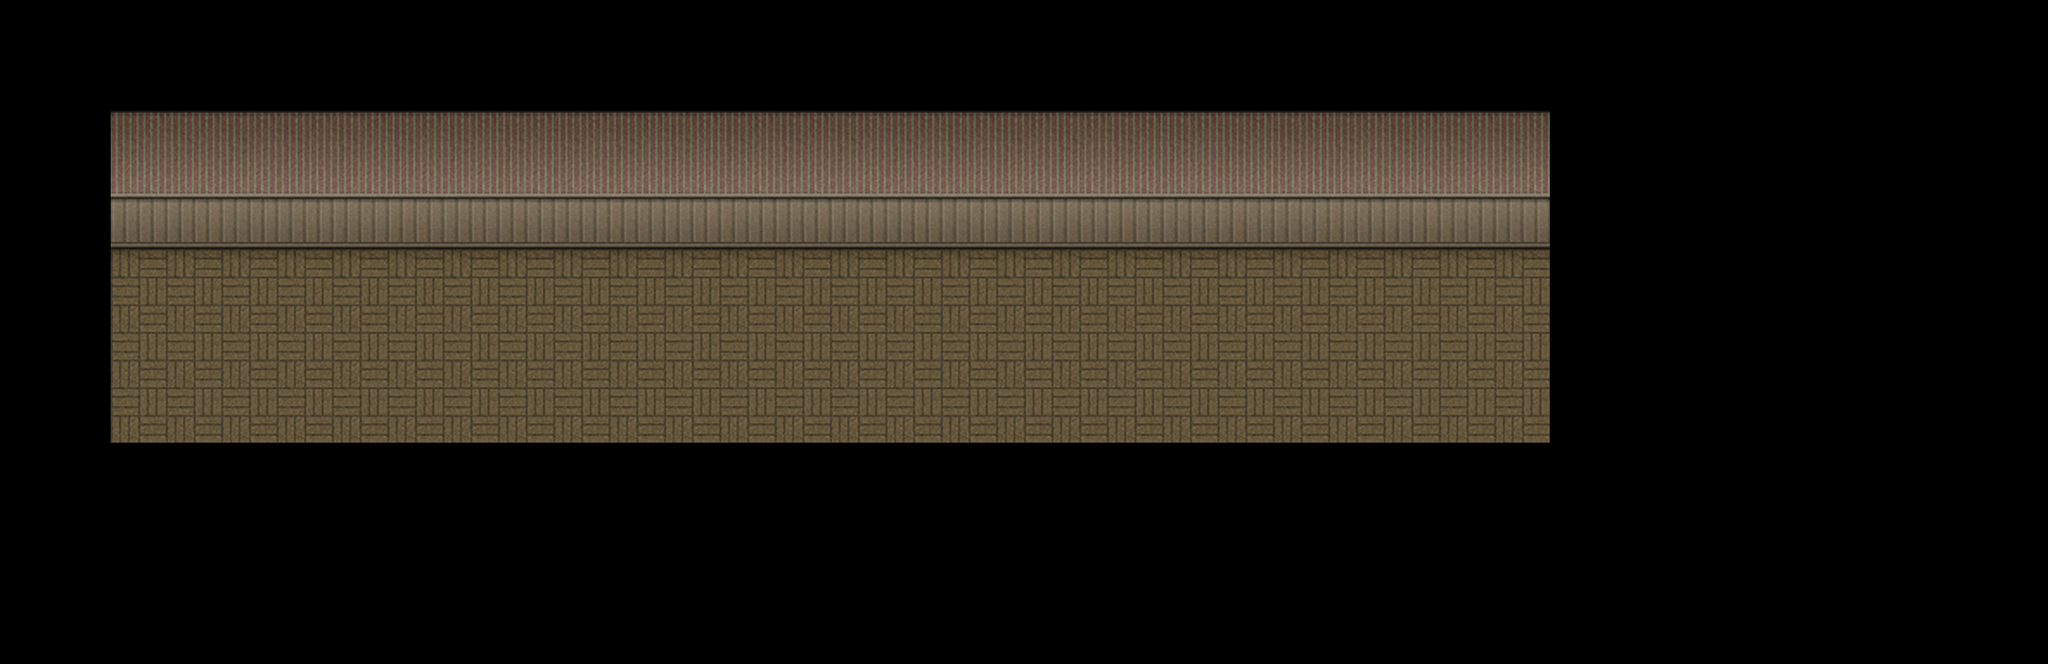

This game map was drawn from its Tiled (.tmx) file and the tilesets committed beside it. A one-line description and the trimmed map source follow:
An orthogonal 37x12 tile map with 64x64 px tiles, 2 tile layers (WallFloor, WallThrough).

<map version="1.0" orientation="orthogonal" width="37" height="12" tilewidth="64" tileheight="64">
 <tileset firstgid="1" name="yokan64" tilewidth="64" tileheight="64">
  <image source="yokan64.png" width="512" height="2944" />
 </tileset>
 <layer name="WallFloor" width="37" height="12">
  <data>[444 cells, 444 non-empty, 5 distinct tile ids]</data>
 </layer>
 <layer name="WallThrough" width="37" height="12">
  <data>[444 cells, 0 non-empty, 0 distinct tile ids]</data>
 </layer>
</map>
